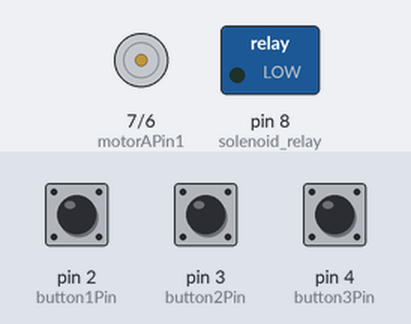
Recording of a sketch running on a simulated Arduino Uno, built with avr-gcc and run on an emulated ATmega328P. Shown: motor-driver pin pairs drawn as motors (green arrow = first pin HIGH = forward, orange = second pin HIGH = backward, longer = more drive), switched loads named in the sketch (green lamp = pin HIGH). The inputs (shaded band) are chosen by the test bench; at power-on: pin 2 (button1Pin) HIGH, pin 3 (button2Pin) HIGH, pin 4 (button3Pin) HIGH.

Above: at 1.2 s.
1.3 s: pin 2 (button1Pin) pulled LOW for 0.15 s
At 1.7 s:
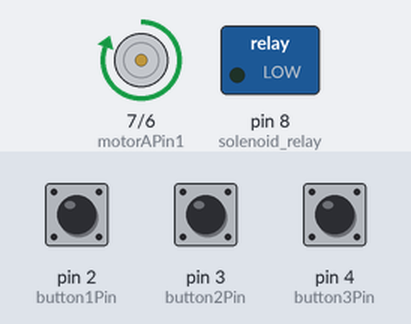
4.4 s: pin 3 (button2Pin) pulled LOW for 3.2 s
At 6.7 s:
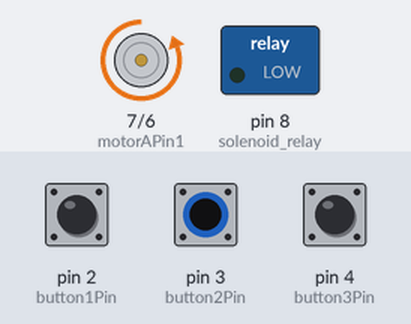
9.1 s: pin 4 (button3Pin) pulled LOW for 3.2 s
At 11.8 s:
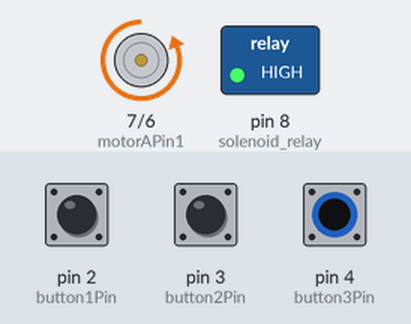
Timing chart, 0 to 22.8 s (numbered marks = the images above; inputs shaded):
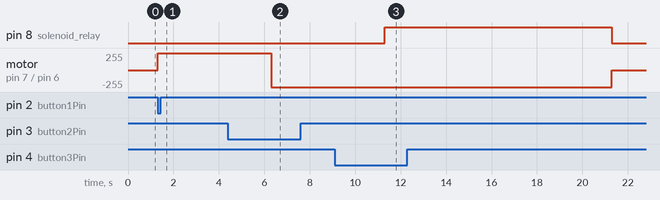

The sketch:

button_relay_MOTOR.ino
```cpp
// Pin definitions

const int motorAPin1 = 7;       // L298N IN1 pin
const int motorAPin2 = 6;       // L298N IN2 pin

const int button1Pin = 2;       // Push button 1 pin
const int button2Pin = 3;       // Push button 2 pin
const int button3Pin = 4;
const int solenoid_relay = 8;
void setup() {
  // Initialize motor control pins as outputs

  pinMode(motorAPin1, OUTPUT);
  pinMode(motorAPin2, OUTPUT);
  pinMode(solenoid_relay, OUTPUT);


  // Initialize push button pins as inputs with internal pull-up resistors
  pinMode(button1Pin, INPUT_PULLUP);
  pinMode(button2Pin, INPUT_PULLUP);
  pinMode(button3Pin, INPUT_PULLUP);


}

void loop() {
  // Read the state of push buttons
  int button1State = digitalRead(button1Pin);
  int button2State = digitalRead(button2Pin);
  int button3State = digitalRead(button3Pin);
  // Check which button is pressed and control the motor accordingly
  if (button1State == LOW ) {
    // Button 1 is pressed, rotate the motor in one direction
    rotateMotorOneDirection();
    delay(5000);
    stopmotor();
  }
  if ( button2State == LOW ) {
    // Button 2 is pressed, rotate the motor in the opposite direction
    rotateMotorOppositeDirection();
    delay(5000);
    stopmotor();
  }
  if ( button3State == LOW) {
    // Button 2 is pressed, rotate the motor in the opposite direction
    rotateMotorOppositeDirection();
    digitalWrite(solenoid_relay,HIGH);
    delay(10000);
    stopmotor();
    digitalWrite(solenoid_relay,LOW);
  }

}

void rotateMotorOneDirection() {
  // Rotate the motor in one direction


  digitalWrite(motorAPin1, HIGH);
  digitalWrite(motorAPin2, LOW);

}

void rotateMotorOppositeDirection() {
  // Rotate the motor in the opposite direction


  digitalWrite(motorAPin1, LOW);
  digitalWrite(motorAPin2, HIGH);

}

void stopmotor()
{ digitalWrite(motorAPin1, LOW);
  digitalWrite(motorAPin2, LOW);
}
```

Measured:
- after the input at 1.3 s, motor on pin 7 (motorAPin1) / pin 6 (motorAPin2): stopped → forward 255/255 at once
- after the input at 4.4 s, motor on pin 7 (motorAPin1) / pin 6 (motorAPin2): forward 255/255 → backward 255/255 after 1.9 s
- after the input at 9.1 s, pin 8 (solenoid_relay): LOW → HIGH after 2.2 s, → LOW 10.0 s later; motor on pin 7 (motorAPin1) / pin 6 (motorAPin2): backward 255/255 → stopped after 12.2 s instead of 2.2 s
